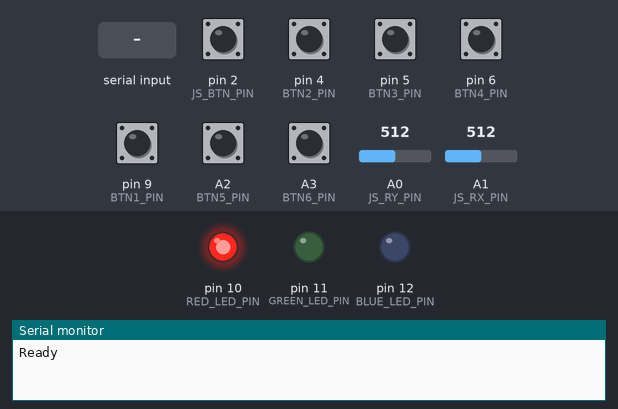
The program below on a simulated Arduino Uno, built with avr-gcc and run on an emulated ATmega328P. On the bench: output pins drawn as LEDs (lit = HIGH), the last lines printed to the serial monitor. Dashed ring = blinking. The inputs (shaded band) are chosen by the test bench; at power-on: A2 (BTN5_PIN), A3 (BTN6_PIN), pin 2 (JS_BTN_PIN), pin 4 (BTN2_PIN), pin 5 (BTN3_PIN), pin 6 (BTN4_PIN), pin 9 (BTN1_PIN) HIGH, A0 (JS_RY_PIN) = 512, A1 (JS_RX_PIN) = 512. The modem accepts every AT command (registered, SIM ready, sends succeed) and sends nothing else.

Above: at 1.5 s.
1.6 s: A0 (JS_RY_PIN) set to 531
At 1.79 s:
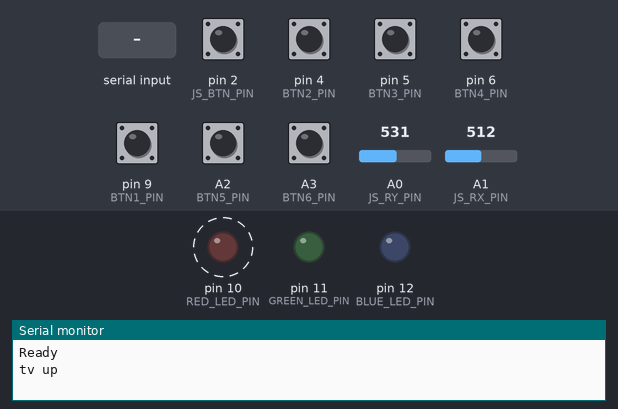
4.6 s: pin 9 (BTN1_PIN) pulled LOW for 1 s
At 5.26 s:
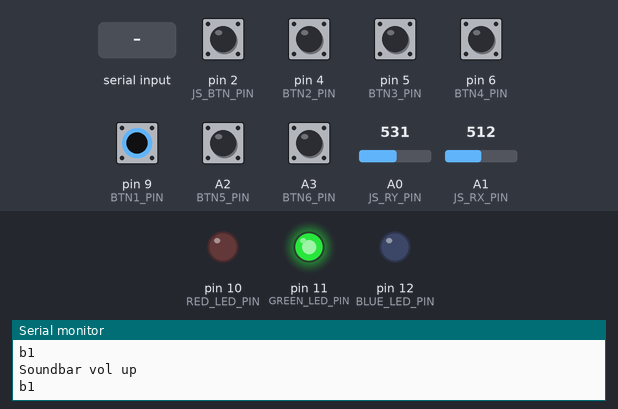
7.6 s: A3 (BTN6_PIN) pulled LOW for 1 s
At 8.09 s:
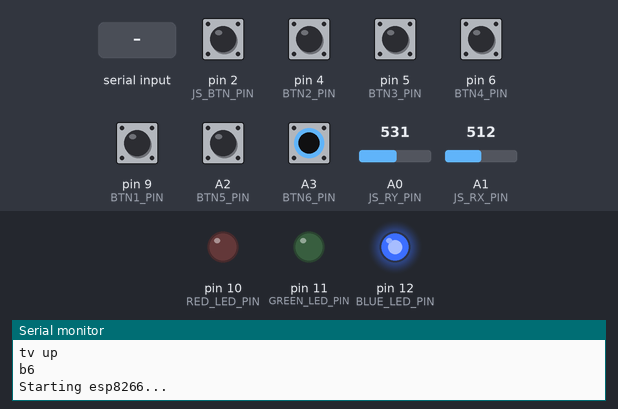
10.8 s: pin 6 (BTN4_PIN) pulled LOW for 0.15 s
16.9 s: "D6\n" received over the second serial link
Timing chart, 0 to 20.9 s (numbered marks = the images above; inputs shaded):
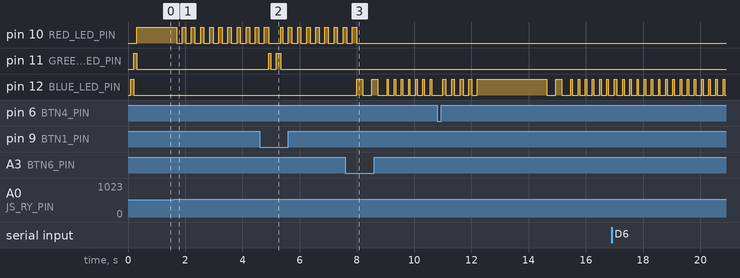

The program:

main.cpp
```cpp
#include <utils.h>

/*
+-----------+--------------+-----------+-------------+-------------------+
|  Control  |     1 TV     |   2 LVP   |  3 Laptop   |      4 Audio      |
+-----------+--------------+-----------+-------------+-------------------+
| Button 1  | -            | -         | -           | -                 |
| Button 2  | Enter        | Click     | Click       | Mute              |
| Button 3  | Home         | Scroll    | R. Click    | Input             |
| Button 4  | Sound script | Reset     | Reset       | Reset             |
| Button 5  | Power        | x         | x           | Power             |
| Button 6  | -            | -         | -           | -                 |
| J. Button | Enter        | Click     | D. Click    | Power             |
| J. Stick  | Direction    | Direction | Direction   | Up(+)/down(-) vol |
+-----------+--------------+-----------+-------------+-------------------+
- B1 TV <-> Audio
- B6 ESP <-> Audio
- J. Stick Up/Down + Button 2 = TV Volume
- J. Stick Left + Button 2 = LVP Back
- J. Stick Right + Button 2 = LVP Play/Pause
- Button 2 + Button 3 = Taskmgr
*/

void ControlHandler();
void InitializeEsp8266();
void InnerLoop();
void MouseControl();
void RemoteState();
void ResetEsp8266();
void SoundBarControl();
void TcpDataIn(const int timeout);
String TcpDataOut(String command, const int timeout);
void SendTcpKeepAlive();
void TvControl();

int currentState = 0; // 0 = TV, 1 = LVP, 2 = Audio
int button1State = 0;
int button2State = 0;
int button3State = 0;
int button4State = 0;
int button5State = 0;
int button6State = 0;
int joystickButtonState = 0;
int joystickMapX = 0;
int joystickMapY = 0;
int joystickXPos = 0;
int joystickYPos = 0;
unsigned long currentMillis = 0;

void setup()
{
    Serial.begin(9600);
    pinMode(JS_RX_PIN, INPUT);
    pinMode(JS_RY_PIN, INPUT);
    pinMode(JS_BTN_PIN, INPUT_PULLUP);
    pinMode(BTN1_PIN, INPUT_PULLUP);
    pinMode(BTN2_PIN, INPUT_PULLUP);
    pinMode(BTN3_PIN, INPUT_PULLUP);
    pinMode(BTN4_PIN, INPUT_PULLUP);
    pinMode(BTN5_PIN, INPUT_PULLUP);
    pinMode(BTN6_PIN, INPUT_PULLUP);
    pinMode(RED_LED_PIN, OUTPUT);
    pinMode(GREEN_LED_PIN, OUTPUT);
    pinMode(BLUE_LED_PIN, OUTPUT);
    BlueLedOn();
    GreenLedOn();
    RedLedOn();
    Log("Ready");
}

void loop()
{
    currentMillis = millis();
    // Separate main loop to implement simple timer
    while ((currentMillis + KA_TIMEOUT) > millis())
    {
        InnerLoop();
    }
    // If TCP client has connected, send keep alive every 5s
    if (clientConnected)
    {
        SendTcpKeepAlive();
    }
}

void InnerLoop()
{
    button1State = digitalRead(BTN1_PIN);
    button2State = digitalRead(BTN2_PIN);
    button3State = digitalRead(BTN3_PIN);
    button4State = digitalRead(BTN4_PIN);
    button5State = digitalRead(BTN5_PIN);
    button6State = digitalRead(BTN6_PIN);

    joystickXPos = analogRead(JS_RX_PIN);
    joystickYPos = analogRead(JS_RY_PIN);
    joystickButtonState = digitalRead(JS_BTN_PIN);
    joystickMapX = map(joystickXPos, 0, 1023, -512, 512);
    joystickMapY = map(joystickYPos, 0, 1023, -512, 512);
    joystickOutput = String(joystickMapX) + "," + String(joystickMapY) + "," + String(joystickButtonState) + "," + String(button2State) + "," + String(button3State) + "\r\n";

    /*String buttonOutput = String(button1State) + " " + String(button2State) + " " + String(button3State) + " " + String(button4State) + " " + String(button5State) + " " + String(button6State);
    Serial.println(joystickOutput);
    Serial.println(buttonOutput);
    delay(1000);*/

    RemoteState();
    ControlHandler();

    // Check for incoming data if esp8266 is active
    if (esp8266Init)
    {
        TcpDataIn(50);
    }
    else
    {
        delay(50);
    }
}

void RemoteState()
{
    if (button1State == 0)
    {
        Log("b1");
        if (currentState == 0)
        {
            currentState = 2;
            GreenLedOn();
        }
        else if (currentState == 2)
        {
            currentState = 0;
            RedLedOn();
        }
        else if (currentState == 1)
        {
            currentState = 0;
            RedLedOn();
        }
    }

    if (button6State == 0)
    {
        Log("b6");
        if (currentState == 0)
        {
            currentState = 1;
            BlueLedOn();
            if (!esp8266Init)
            {
                InitializeEsp8266();
            }
        }
        else if (currentState == 2)
        {
            currentState = 1;
            BlueLedOn();
            if (!esp8266Init)
            {
                InitializeEsp8266();
            }
        }
        else if (currentState == 1)
        {
            currentState = 2;
            GreenLedOn();
        }
    }
}

void ControlHandler()
{
    // If esp8266 not initialized joystick control sends infared tv remote signals
    if (currentState == 0 && (button5State == LOW || button4State == LOW || button2State == LOW || button3State == LOW || joystickButtonState == LOW ||
      joystickMapX > JS_THRESHOLD || joystickMapX < -JS_THRESHOLD || joystickMapY > JS_THRESHOLD || joystickMapY < -JS_THRESHOLD))
    {
        TvControl();
    }

    // Reset esp8266
    if (currentState == 1 && button4State == LOW) {
        if (button4State == LOW) {
            Log("Reset esp8266");
            ResetEsp8266();
        }
    }

    if (clientConnected && currentState == 1 && (button2State == LOW || button3State == LOW  || joystickButtonState == LOW ||
      joystickMapX > JS_THRESHOLD || joystickMapX < -JS_THRESHOLD || joystickMapY > JS_THRESHOLD || joystickMapY < -JS_THRESHOLD))
    {
        MouseControl();
    }

    if (currentState == 2 && (button4State == LOW || button5State == LOW || button2State == LOW || button3State == LOW || joystickButtonState == LOW ||
      joystickMapY > JS_THRESHOLD || joystickMapY < -JS_THRESHOLD))
    {
        SoundBarControl();
    }
}
```

PinDefinitionsAndMore.h
```cpp
// (licence header left out)
/*
 * Pin mapping table for different platforms
 *
 * Platform     IR input    IR output   Tone
 * -----------------------------------------
 * DEFAULT/AVR  2           3           4
 * ATtinyX5     0           4           3
 * ATtiny167    9           8           5 // Digispark pro number schema
 * ATtiny167    3           2           7
 * ATtiny3217   10          11          3 // TinyCore schema
 * ATtiny1604   2           PA5/3       %
 * SAMD21       3           4           5
 * ESP8266      14 // D5    12 // D6    %
 * ESP32        15          4           27
 * BluePill     PA6         PA7         PA3
 * APOLLO3      11          12          5
 */
//#define _IR_MEASURE_TIMING // For debugging purposes.
//
#if defined(ESP8266)
#define FEEDBACK_LED_IS_ACTIVE_LOW // The LED on my board (D4) is active LOW
#define IR_RECEIVE_PIN          14 // D5
#define IR_RECEIVE_PIN_STRING   "D5"
#define IR_SEND_PIN             12 // D6 - D4/pin 2 is internal LED
#define IR_SEND_PIN_STRING      "D6"
#define _IR_TIMING_TEST_PIN     13 // D7
#define APPLICATION_PIN          0 // D3

#define tone(...) void()      // tone() inhibits receive timer
#define noTone(a) void()
#define TONE_PIN                42 // Dummy for examples using it

#elif defined(ESP32)
#include <Arduino.h>
#define TONE_LEDC_CHANNEL        1  // Using channel 1 makes tone() independent of receiving timer -> No need to stop receiving timer.
void tone(uint8_t _pin, unsigned int frequency){
    ledcAttachPin(_pin, TONE_LEDC_CHANNEL);
    ledcWriteTone(TONE_LEDC_CHANNEL, frequency);
}
void tone(uint8_t _pin, unsigned int frequency, unsigned long duration){
    ledcAttachPin(_pin, TONE_LEDC_CHANNEL);
    ledcWriteTone(TONE_LEDC_CHANNEL, frequency);
    delay(duration);
    ledcWriteTone(TONE_LEDC_CHANNEL, 0);
}
void noTone(uint8_t _pin){
    ledcWriteTone(TONE_LEDC_CHANNEL, 0);
}
#define IR_RECEIVE_PIN          15  // D15
#define IR_SEND_PIN              4  // D4
#define TONE_PIN                27  // D27 25 & 26 are DAC0 and 1
#define APPLICATION_PIN         16  // RX2 pin

#elif defined(ARDUINO_ARCH_STM32) || defined(ARDUINO_ARCH_STM32F1)
// BluePill in 2 flavors
// Timer 3 blocks PA6, PA7, PB0, PB1 for use by Servo or tone()
#define IR_RECEIVE_PIN          PA6
#define IR_RECEIVE_PIN_STRING   "PA6"
#define IR_SEND_PIN             PA7
#define IR_SEND_PIN_STRING      "PA7"
#define TONE_PIN                PA3
#define _IR_TIMING_TEST_PIN      PA5
#define APPLICATION_PIN         PA2

#elif defined(__AVR_ATtiny25__) || defined(__AVR_ATtiny45__) || defined(__AVR_ATtiny85__)
#include "ATtinySerialOut.hpp" // Available as Arduino library "ATtinySerialOut". saves 370 bytes program space and 38 bytes RAM for digistump core
#define IR_RECEIVE_PIN  0
#define IR_SEND_PIN     4 // Pin 2 is serial output with ATtinySerialOut. Pin 1 is internal LED and Pin3 is USB+ with pullup on Digispark board.
#define TONE_PIN        3
#define _IR_TIMING_TEST_PIN 3

#elif defined(__AVR_ATtiny87__) || defined(__AVR_ATtiny167__)
#include "ATtinySerialOut.hpp" // Available as Arduino library "ATtinySerialOut"
// For ATtiny167 Pins PB6 and PA3 are usable as interrupt source.
#  if defined(ARDUINO_AVR_DIGISPARKPRO)
#define IR_RECEIVE_PIN   9 // PA3 - on Digispark board labeled as pin 9
//#define IR_RECEIVE_PIN  14 // PB6 / INT0 is connected to USB+ on DigisparkPro boards
#define IR_SEND_PIN      8 // PA2 - on Digispark board labeled as pin 8
#define TONE_PIN         5 // PA7
#define _IR_TIMING_TEST_PIN 10 // PA4
#  else
#define IR_RECEIVE_PIN  3
#define IR_SEND_PIN     2
#define TONE_PIN        7
#  endif

#elif defined(__AVR_ATtiny88__) // MH-ET Tiny88 board
#include "ATtinySerialOut.hpp" // Available as Arduino library "ATtinySerialOut". Saves 128 bytes program space
// Pin 6 is TX pin 7 is RX
#define IR_RECEIVE_PIN   3 // INT1
#define IR_SEND_PIN      4
#define TONE_PIN         9
#define _IR_TIMING_TEST_PIN 8

#elif defined(__AVR_ATtiny3217__)
#define IR_RECEIVE_PIN  10
#define IR_SEND_PIN     11
#define TONE_PIN         3
#define APPLICATION_PIN  5

#elif defined(__AVR_ATtiny1604__)
#define IR_RECEIVE_PIN   2 // To be compatible with interrupt example, pin 2 is chosen here.
#define IR_SEND_PIN      3
#define APPLICATION_PIN  5

#define tone(...) void()      // Define as void, since TCB0_INT_vect is also used by tone()
#define noTone(a) void()
#define TONE_PIN        42 // Dummy for examples using it

#  elif defined(__AVR_ATmega1284__) || defined(__AVR_ATmega1284P__) \
|| defined(__AVR_ATmega644__) || defined(__AVR_ATmega644P__) \
|| defined(__AVR_ATmega324P__) || defined(__AVR_ATmega324A__) \
|| defined(__AVR_ATmega324PA__) || defined(__AVR_ATmega164A__) \
|| defined(__AVR_ATmega164P__) || defined(__AVR_ATmega32__) \
|| defined(__AVR_ATmega16__) || defined(__AVR_ATmega8535__) \
|| defined(__AVR_ATmega64__) || defined(__AVR_ATmega128__) \
|| defined(__AVR_ATmega1281__) || defined(__AVR_ATmega2561__) \
|| defined(__AVR_ATmega8515__) || defined(__AVR_ATmega162__)
#define IR_RECEIVE_PIN      2
#define IR_SEND_PIN        13
#define TONE_PIN            4
#define APPLICATION_PIN     5
#define ALTERNATIVE_IR_FEEDBACK_LED_PIN 6 // E.g. used for examples which use LED_BUILDIN for example output.
#define _IR_TIMING_TEST_PIN  7

#elif defined(ARDUINO_ARCH_APOLLO3)
#define IR_RECEIVE_PIN  11
#define IR_SEND_PIN     12
#define TONE_PIN         5

#elif defined(ARDUINO_ARCH_MBED) // Arduino Nano 33 BLE
#define IR_RECEIVE_PIN      2
#define IR_SEND_PIN         3
#define TONE_PIN            4
#define APPLICATION_PIN     5
#define ALTERNATIVE_IR_FEEDBACK_LED_PIN 6 // E.g. used for examples which use LED_BUILDIN for example output.
#define _IR_TIMING_TEST_PIN  7

#elif defined(TEENSYDUINO)
#define IR_RECEIVE_PIN      2
#define IR_SEND_PIN         3
#define TONE_PIN            4
#define APPLICATION_PIN     5
#define ALTERNATIVE_IR_FEEDBACK_LED_PIN 6 // E.g. used for examples which use LED_BUILDIN for example output.
#define _IR_TIMING_TEST_PIN  7

#elif defined(__AVR__) // Default as for ATmega328 like on Uno, Nano etc.
#define IR_RECEIVE_PIN      2 // To be compatible with interrupt example, pin 2 is chosen here.
#define IR_SEND_PIN         3
#define TONE_PIN            4
#define APPLICATION_PIN     5
#define ALTERNATIVE_IR_FEEDBACK_LED_PIN 6 // E.g. used for examples which use LED_BUILDIN for example output.
#define _IR_TIMING_TEST_PIN  7

#elif defined(ARDUINO_ARCH_SAMD) || defined(ARDUINO_ARCH_SAM)
#define IR_RECEIVE_PIN      2
#define IR_SEND_PIN         3
#define TONE_PIN            4
#define APPLICATION_PIN     5
#define ALTERNATIVE_IR_FEEDBACK_LED_PIN 6 // E.g. used for examples which use LED_BUILDIN for example output.
#define _IR_TIMING_TEST_PIN  7

// On the Zero and others we switch explicitly to SerialUSB
#define Serial SerialUSB

// Definitions for the Chinese SAMD21 M0-Mini clone, which has no led connected to D13/PA17.
// Attention!!! D2 and D4 are switched on these boards!!!
// If you connect the LED, it is on pin 24/PB11. In this case activate the next two lines.
//#undef LED_BUILTIN
//#define LED_BUILTIN 24 // PB11
// As an alternative you can choose pin 25, it is the RX-LED pin (PB03), but active low.In this case activate the next 3 lines.
//#undef LED_BUILTIN
//#define LED_BUILTIN 25 // PB03
//#define FEEDBACK_LED_IS_ACTIVE_LOW // The RX LED on the M0-Mini is active LOW

#elif defined (NRF51) // BBC micro:bit
#define IR_RECEIVE_PIN      2
#define IR_SEND_PIN         3
#define APPLICATION_PIN     1
#define _IR_TIMING_TEST_PIN  4

#define tone(...) void()    // no tone() available
#define noTone(a) void()
#define TONE_PIN           42 // Dummy for examples using it

#else
#warning Board / CPU is not detected using pre-processor symbols -> using default values, which may not fit. Please extend PinDefinitionsAndMore.h.
// Default valued for unidentified boards
#define IR_RECEIVE_PIN      2
#define IR_SEND_PIN         3
#define TONE_PIN            4
#define APPLICATION_PIN     5
#define ALTERNATIVE_IR_FEEDBACK_LED_PIN 6 // E.g. used for examples which use LED_BUILDIN for example output.
#define _IR_TIMING_TEST_PIN  7
#endif // defined(ESP8266)

#if !defined (FLASHEND)
#define FLASHEND 0xFFFF // Dummy value for platforms where FLASHEND is not defined
#endif
/*
 * Helper macro for getting a macro definition as string
 */
#define STR_HELPER(x) #x
#define STR(x) STR_HELPER(x)
```

tcp-control.cpp
```cpp
#include <tcp-control.h>

void InitializeEsp8266()
{
    if (!esp8266Init)
    {
        esp8266.begin(9600);
        Log("Starting esp8266...");         // reset module
        TcpDataOut("AT+CWMODE=1\r\n", 201); // wifi mode: 1 station 2 soft access point 3 both
        TurnLedOff();
        dataOutResult = TcpDataOut("AT+CIFSR\r\n", 201); // get assigned IP address
        BlueLedOn();
        if (dataOutResult.indexOf("0.0") > 0)
        {
            Log("Invalid IP");
            dataOutResult = TcpDataOut(CONNECTION_STRING, 2100); // join access point
            TurnLedOff();
            while (!esp8266.find("OK"))
            {
            }
            if (dataOutResult.indexOf("0.0") > 0)
            {
                Log("Invalid IP after AT+CWJAP");
                ResetEsp8266();
                return;
            }
            Log("Connected to wifi");
            TcpDataOut("AT+CIFSR\r\n", 201);
            BlueLedOn();
        }

        TcpDataOut("AT+CIPMUX=1\r\n", 201); // enable multiple connections
        TurnLedOff();
        TcpDataOut(SERVER_STRING, 201); // 1 for create (at port 3000), 0 for delete
        BlueLedOn();
        esp8266Init = true;
        Log("Esp8266 ready");
    }
}

void ResetEsp8266()
{
    BlinkBlueLed();
    esp8266Init = false;
    TcpDataOut("AT+RST\r\n", 2100);
    InitializeEsp8266();
    clientConnected = false;
}

void TcpDataIn(const int timeout)
{
    dataInResponse = "";
    long int time = millis();
    while ((time + timeout) > millis())
    {
        while (esp8266.available())
        {
            char c = esp8266.read();
            dataInResponse += c;
        }
    }

    if (dataInResponse.length() == 0)
    {
        if (!clientConnected && currentState == 1)
        {
            FlashBlueLed();
        }
        return;
    }

    Log("Received: " + dataInResponse);

    if (dataInResponse.indexOf("zzzz") > 0 || dataInResponse.indexOf("zzz") > 0 || dataInResponse.indexOf("zz") > 0 || dataInResponse.indexOf("z") > 0)
    {
        clientConnected = true;
        Log("Client connected");
        tcpDataInOutput = "initack\r\n";
        tcpDataInSendLength = "AT+CIPSEND=0," + String(tcpDataInOutput.length()) + "\r\n";
        TcpDataOut(tcpDataInSendLength, 10);
        TcpDataOut(tcpDataInOutput, 100);
        clientConnected = true;
        return;
    }

    if (dataInResponse.indexOf("CONNECT FAIL") > 0 || dataInResponse.indexOf("FAIL") > 0 || dataInResponse.indexOf("CLOSED"))
    {
        Log("Unlink detected");
        clientConnected = false;
        return;
    }
}

String TcpDataOut(String command, const int timeout)
{
    dataOutResponse = "";
    esp8266.print(command);
    long int time = millis();
    while ((time + timeout) > millis())
    {
        while (esp8266.available())
        {
            char c = esp8266.read();
            dataOutResponse += c;
        }
    }

    if (dataOutResponse.indexOf("link is not") > 0)
    {
        Log("Client disconnect tcp data out");
        clientConnected = false;
        return;
    }

    if (dataOutResponse.indexOf("Error") > 0)
    {
        Log("Error in TcpDataOut");
        ResetEsp8266();
    }

    Log(dataOutResponse);
    return dataOutResponse;
}

void MouseControl()
{
    // Data sent over tcp contains joystick x/y positions, joystick buttin pin state, and scroll button pin state
    joystickSendLength = "AT+CIPSEND=0," + String(joystickOutput.length()) + "\r\n";
    TcpDataOut(joystickSendLength, 10);
    TcpDataOut(joystickOutput, 100);
    Serial.print(joystickOutput);
}

void SendTcpKeepAlive()
{
    // Setup data transmission circulation every 5s to avoid esp8266 timeout mechanism (page 9/14)
    // https://www.espressif.com/sites/default/files/documentation/4b-esp8266_at_command_examples_en.pdf
    keepAliveOutput = "ka\r\n";
    keepAliveSendLength = "AT+CIPSEND=0," + String(keepAliveOutput.length()) + "\r\n";
    TcpDataOut(keepAliveSendLength, 10);
    TcpDataOut(keepAliveOutput, 100);
}
```

Source omitted: ir-control.cpp (4920 bytes), ir-control.h (5130 bytes), tcp-control.h (937 bytes), utils.cpp (1207 bytes), utils.h (1282 bytes)

Measured:
- the behaviour switches between 522 and 523 on A0 (JS_RY_PIN) (found by bisection; images 0 and 1)
- after the input at 1.6 s, pin 10 (RED_LED_PIN): alternates HIGH for 0.12 s and LOW for 0.20 s, starting after 0.10 s
- after the input at 4.6 s, pin 11 (GREEN_LED_PIN): LOW → HIGH after 0.32 s, → LOW 0.07 s later, → HIGH 0.20 s later, → LOW 0.15 s later
- after the input at 7.6 s, pin 10 (RED_LED_PIN): goes on until 8.0 s, then stays LOW; pin 12 (BLUE_LED_PIN): goes HIGH 0.21 s, LOW 0.31 s, HIGH 0.21 s, LOW 0.32 s, 6 × (HIGH 0.05 s, LOW 0.20 s), HIGH 0.05 s, then LOW, starting after 0.39 s
